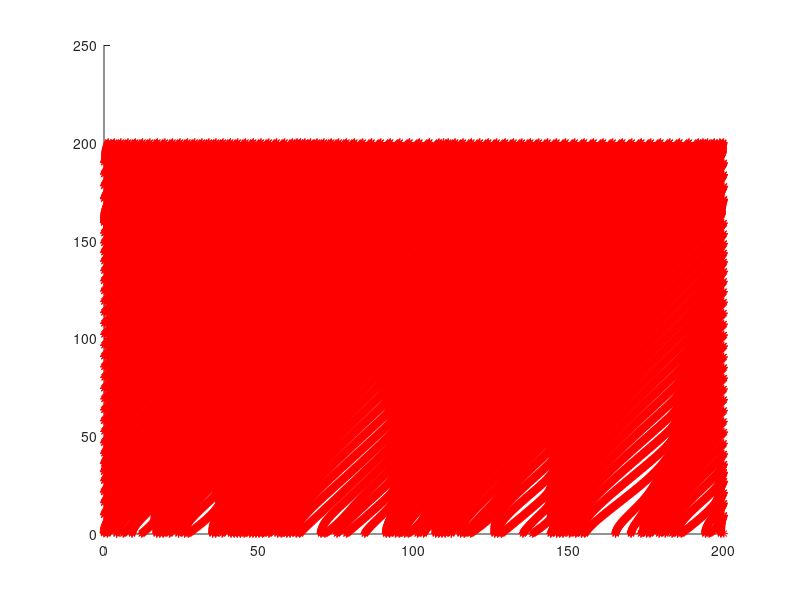
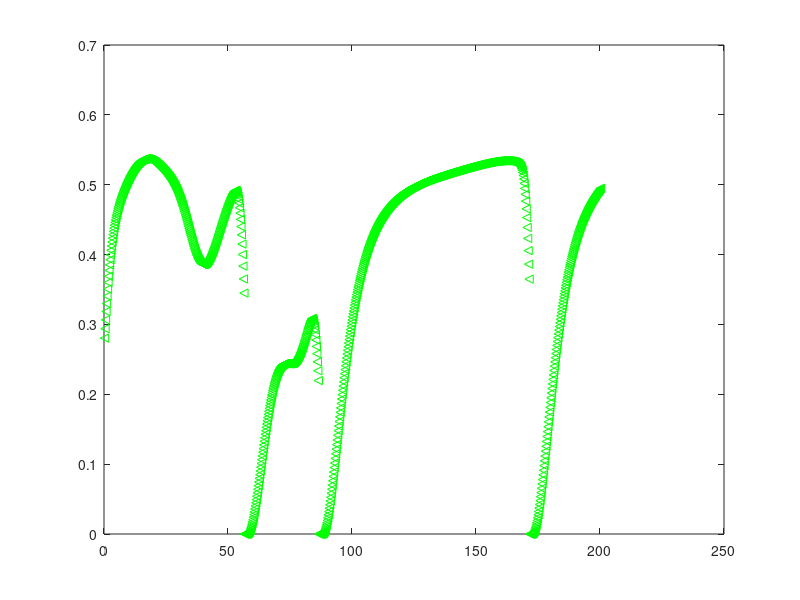

MATLAB code to generate these figures, in order:
%%%%% dv/dt = alpha*V_old + bta*F1*F2
%%%%% alpha is deceleration rate due to friction - can be function of position but here
%%%%% taken to be a constant
%%%%% F1 = V_max - V_old  ensures that once you reach V_max you no longer
%%%%% accelerate 
%%%%% F2 = (dis_h-rt*V_old)./dis_h  hyperbolic function of headway distance
%%%%% if headway distance is larger than rt*V_old you can accelerate
%%%%% else you decelerate

p=80;        %number of cars in the road
alpha=-0.2*ones(1,p);  %constant1 for friction coefficent (vehicle to the road);
bta=0.2;  %constant for acceleration de-acceleration co-efficent
rt=0.5;%.3;       %constant3 reaction time of the driver
%V_max=2;     %maximum speed of each vehicle
X=[];        %initializing history array of positions of the cars
L=200;       %road length(length unit) with boundary condition

vel=0;
sim_running_time=200;%running time of the simulation
%monitoring first car speed profile
Speed=[];
fp=(1:1:p);  %fix the focusing point

%x is the array of positions of the p cars at each time: 1 by p array
x=randperm(L);%generating the randperm from 1 to L
x=sort(x(1:p),'ascend');%taking first 20 position as the vehicle position
%length of each vehicle is 1 unit length

Dt=[];%update time interval
dt=0.2;

time=0;%initialize the time unit
V_old=rand(1,p);%intitalizing the older velocity for each vehicle





while (time<sim_running_time)
    
    dis_h=[(diff(x)-1),(L-x(end)+x(1)-1)];%headway distance for each vehicle
    %diff(x)-1 is assuming length of the vehicle is 1
    %dis_h(dis_h<0.0001)=0;
    
    
    a=alpha.*V_old+bta*((dis_h-rt*V_old)./(dis_h+1));%calculate the acceleration quantity for each vehicle%
    %a(isinf(a))=-1;
    
    %EMERGENCY LINE TO PREVENT CARS FROM SMASHING INTO EACH OTHER
    a(dis_h<0.0001)=-100;  %stop if you are too close to a car
    
    V_new=V_old+a*dt;%updating the speed for each vehicle
    V_new(V_new<0)=0;  %because velocity cannot be negative
    %Dt=[Dt,dt];
    x=x+V_new*dt;%updating the position for each vehicle in the road
    
    vel=vel+sum(V_new*dt);
    
    Speed=[Speed,V_new(fp==1)];%noting the particular speed of the vehicle
    
    
    
    x(x>L)=x(x>L)-(L);
        [x,ind]=sort(x,'ascend');
        V_new=V_new(ind);
        
        fp=fp(ind);
        
        
        
        
        
    time=time+dt;%updating the time
    V_old=V_new;
  X=[X ; x];
  
end

%for generating space-time diagram
figure,
for i=1:length(Speed),
hold on;
plot(X(i,:),dt*i*ones(1,p),'* r');
end;

%for generating speed profile of the first car
figure,
plot(dt*(1:length(Speed)),Speed,'g <');
